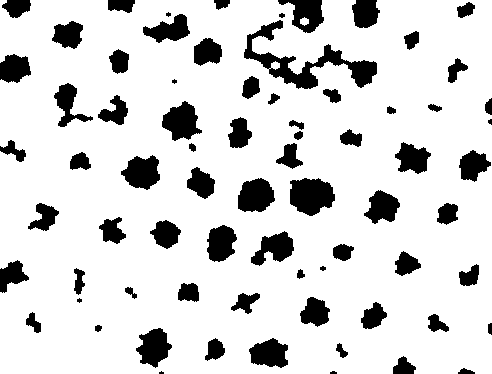
#> input picture Program & images/detect_blob.png, 492 x 374 px
$ python work_3_5.py
#> lines starting #> are read from the running program, lines starting #| are printed output that depends on the picture; after the words box and inside, x2 and y2 are one past the last pixel; in counts of white or black regions, pixels touching at a corner belong together; long printed decimals are rounded
import cv2
import numpy as np

img = cv2.imread('detect_blob.png', 1)
#> img is the input picture: shape (374, 492, 3); 84.4% white; 73 black regions (6 under 20 px), largest, box (x1, y1, x2, y2) and area: (244, 20, 377, 89) 2405, (290, 178, 335, 216) 1286, (162, 101, 202, 141) 985

gray = cv2.cvtColor(img, cv2.COLOR_RGB2GRAY)
#> gray: shape (374, 492); 84.4% white; 73 black regions (6 under 20 px)
thresh = cv2.adaptiveThreshold(gray, 255, cv2.ADAPTIVE_THRESH_GAUSSIAN_C, cv2.THRESH_BINARY, 155, 1)

cv2.imshow("Binary", thresh)

contours, hierarchy = cv2.findContours(thresh, cv2.RETR_TREE, cv2.CHAIN_APPROX_SIMPLE)
#> contours = 60 contours; largest, box (x1, y1, x2, y2) and area: (0, 0, 492, 374) 178704, (243, 19, 378, 90) 2678, (289, 177, 336, 217) 1356, (161, 100, 203, 142) 1048, (237, 177, 276, 213) 1022

img2 = img.copy()

index = -1
thickness = 2
color = (255, 0, 255)

objects = np.zeros([img.shape[0], img.shape[1], 3], 'uint8')

for c in contours:
	cv2.drawContours(objects, [c], -1, color, 0)

	area = cv2.contourArea(c)
	perimeter = cv2.arcLength(c, True)

	M = cv2.moments(c)
	cx = int(M['m10'] / M['m00'])
	cy = int(M['m01'] / M['m00'])

	cv2.circle(objects, (cx, cy), 4, (0, 0, 255), -1)

	print(f"Area:{area}, perimeter:{perimeter}")
#> this loop made 60 passes
#> (area, perimeter, cx, cy) on passes 1 to 12: (44, 27.31, 304, 21), (178704.5, 2231.5, 246, 188), (109.5, 48.04, 341, 350), (885.5, 134.5, 269, 353), (328.5, 78.18, 214, 349), (951.5, 144.5, 153, 346), (48.5, 26.73, 97, 327), (259.5, 76.18, 436, 323), (197.5, 66.87, 33, 322), (475, 96.43, 373, 316), (24, 19.31, 79, 300), (651, 110.9, 314, 312)
#| Area:44.0, perimeter:27.314
#| Area:178704.5, perimeter:2231.453
#| Area:109.5, perimeter:48.042
#| Area:885.5, perimeter:134.468
#| Area:328.5, perimeter:78.184
#| Area:951.5, perimeter:144.468
#| Area:48.5, perimeter:26.728
#| Area:259.5, perimeter:76.184
#> (further printed lines are left out)
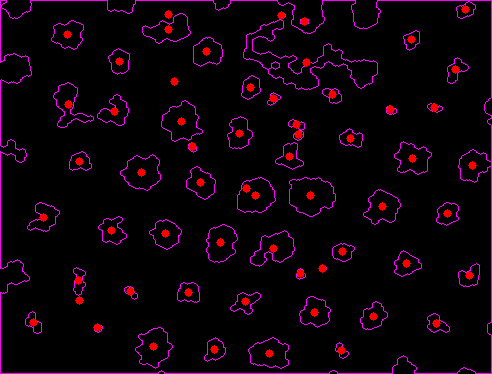
#> objects: shape (374, 492, 3); mean of channels 0, 1, 2 9.3, 0, 13.4; drawn as B, G, R

cv2.imshow("contours", objects)

cv2.waitKey(0)
cv2.destroyAllWindows()
